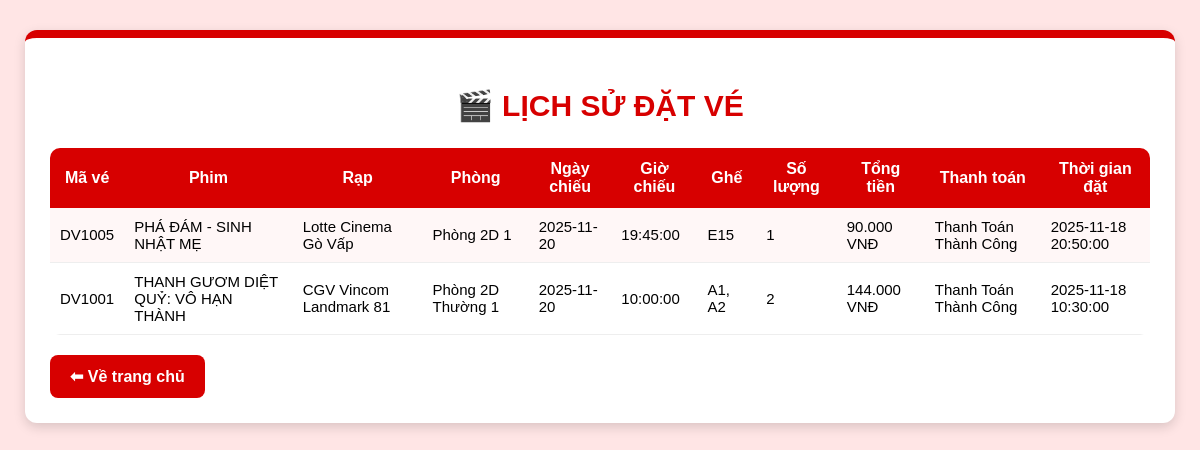
Page /chi_tiet_phim/lich_su_dat_ve.php (signed in) on the committed database.
### tables this page shows
CREATE TABLE `datve` (
  `MaDatVe` varchar(10) NOT NULL,
  `MaKhachHang` varchar(10) DEFAULT NULL,
  `MaKhuyenMai` varchar(10) DEFAULT NULL,
  `ThoiGianDat` datetime NOT NULL,
  `TongTien` decimal(10,2) NOT NULL,
  `PhuongThucThanhToan` varchar(50) DEFAULT NULL,
  `TrangThaiThanhToan` varchar(30) DEFAULT 'Thanh Toán Thành Công',
  `MaSuatChieu` varchar(10) DEFAULT NULL,
  `SoLuong` int(11) NOT NULL DEFAULT 1,
  `MaGheDaChon` varchar(500) DEFAULT NULL
);

CREATE TABLE `phim` (
  `MaPhim` varchar(10) NOT NULL,
  `TenPhim` varchar(255) NOT NULL,
  `ThoiLuong` int(11) DEFAULT NULL,
  `TheLoai` varchar(50) DEFAULT NULL,
  `DaoDien` varchar(100) DEFAULT NULL,
  `DienVien` varchar(255) DEFAULT NULL,
  `NgayKhoiChieu` date DEFAULT NULL,
  `NgonNgu` varchar(50) DEFAULT NULL,
  `MoTa` text DEFAULT NULL,
  `Hinhanh` varchar(255) DEFAULT NULL
);

CREATE TABLE `rapchieu` (
  `MaRap` varchar(10) NOT NULL,
  `TenRap` varchar(100) NOT NULL,
  `DiaChi` varchar(255) DEFAULT NULL
);

CREATE TABLE `phongchieu` (
  `MaPhong` varchar(10) NOT NULL,
  `MaRap` varchar(10) NOT NULL,
  `TenPhong` varchar(50) NOT NULL,
  `SoLuongGhe` int(11) NOT NULL,
  `LoaiPhong` varchar(50) DEFAULT NULL
);

### chi_tiet_phim/lich_su_dat_ve.php (the view, shortened to what this page needs)
<?php
require "../Connection.php";
$ma_khach_hang = $_SESSION['user_id'] ?? null;
$sql = "
    SELECT dv.*,
           DATE(sc.ThoiGianBatDau) AS NgayChieu,
           TIME(sc.ThoiGianBatDau) AS GioChieu,
           p.TenPhim,
           pc.TenPhong,
           rc.TenRap
    FROM datve dv
    JOIN suatchieu sc ON dv.MaSuatChieu = sc.MaSuatChieu
    JOIN phim p ON sc.MaPhim = p.MaPhim
    JOIN phongchieu pc ON sc.MaPhong = pc.MaPhong
    JOIN rapchieu rc ON pc.MaRap = rc.MaRap
    WHERE dv.MaKhachHang = '" . mysqli_real_escape_string($conn, $ma_khach_hang) . "'
    ORDER BY dv.ThoiGianDat DESC
";
$result = mysqli_query($conn, $sql);
?>
<!DOCTYPE html>
<html lang="vi">
<head>
</head>
<body>
    <div class="container">
        <h2>🎬 LỊCH SỬ ĐẶT VÉ</h2>
        <table>
            <tr>
                <th>Mã vé</th>
                <th>Phim</th>
                <th>Rạp</th>
                <th>Phòng</th>
                <th>Ngày chiếu</th>
                <th>Giờ chiếu</th>
                <th>Ghế</th>
                <th>Số lượng</th>
                <th>Tổng tiền</th>
                <th>Thanh toán</th>
                <th>Thời gian đặt</th>
            </tr>
            <?php while ($row = mysqli_fetch_assoc($result)): ?>
                <tr>
                    <td><?= htmlspecialchars($row['MaDatVe']) ?></td>
                    <td><?= htmlspecialchars($row['TenPhim']) ?></td>
                    <td><?= htmlspecialchars($row['TenRap']) ?></td>
                    <td><?= htmlspecialchars($row['TenPhong']) ?></td>
                    <td><?= htmlspecialchars($row['NgayChieu']) ?></td>
                    <td><?= htmlspecialchars($row['GioChieu']) ?></td>
                    <td><?= htmlspecialchars($row['MaGheDaChon']) ?></td>
                    <td><?= htmlspecialchars($row['SoLuong']) ?></td>
                    <td><?= number_format($row['TongTien'], 0, ',', '.') ?> VNĐ</td>
                    <td><?= htmlspecialchars($row['TrangThaiThanhToan']) ?></td>
                    <td><?= htmlspecialchars($row['ThoiGianDat']) ?></td>
                </tr>
            <?php endwhile; ?>
        </table>
        <a class="back-btn" href="../index.php">⬅ Về trang chủ</a>
    </div>
</body>
</html>

### chi_tiet_phim/lich_su_dat_ve.php (style rules this page uses)
body { font-family: Arial, sans-serif; background: #ffe5e5; margin: 0; padding: 0; }
.container { width: 95%; max-width: 1100px; margin: 30px auto; background: #ffffff; padding: 25px; border-radius: 12px; box-shadow: 0 4px 12px rgba(0,0,0,0.15); border-top: 8px solid #d70000; }
h2 { color: #d70000; text-align: center; margin-bottom: 25px; font-size: 30px; }
table { width: 100%; border-collapse: collapse; overflow: hidden; border-radius: 10px; }
th { background: #d70000; color: white; padding: 12px; font-size: 16px; }
td { padding: 10px; border-bottom: 1px solid #eee; font-size: 15px; }
tr:nth-child(even) { background: #fff7f7; }
.back-btn { display: inline-block; margin-top: 20px; background: #d70000; color: #fff; padding: 12px 20px; border-radius: 8px; text-decoration: none; font-weight: bold; transition: 0.25s; }

### rows in the picture
datve: MaDatVe "DV1005", phim.TenPhim "PHÁ ĐÁM - SINH NHẬT MẸ", rapchieu.TenRap "Lotte Cinema Gò Vấp", phongchieu.TenPhong "Phòng 2D 1", NgayChieu "2025-11-20", GioChieu "19:45:00", MaGheDaChon "E15", SoLuong "1", TongTien "90.000", TrangThaiThanhToan "Thanh Toán Thành Công", ThoiGianDat "2025-11-18 20:50:00"
datve: MaDatVe "DV1001", phim.TenPhim "THANH GƯƠM DIỆT QUỶ: VÔ HẠN THÀNH", rapchieu.TenRap "CGV Vincom Landmark 81", phongchieu.TenPhong "Phòng 2D Thường 1", NgayChieu "2025-11-20", GioChieu "10:00:00", MaGheDaChon "A1, A2", SoLuong "2", TongTien "144.000", TrangThaiThanhToan "Thanh Toán Thành Công", ThoiGianDat "2025-11-18 10:30:00"
